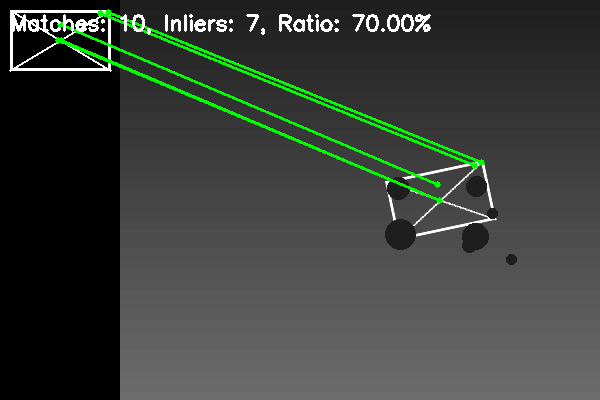
#> input picture examples/matches_inliers_only.png, 600 x 400 px
$ python -i gradients.py   (imports and definitions only)   (older library calls are emulated)
#> lines starting #> are read from the running program, lines starting #| are printed output that depends on the picture
#> further down, picture is the input picture: shape (400, 600, 3); mean B, G, R 58.3, 63.2, 58.3
import cv2
import numpy as np

def gradient_mag_dir(img, ksize=3, use_scharr=False):
    """Compute gradient magnitude and direction (radians, -pi..pi)."""
#> called with ksize = 3, use_scharr = False
    if img.ndim == 3:
        img = cv2.cvtColor(img, cv2.COLOR_BGR2GRAY)
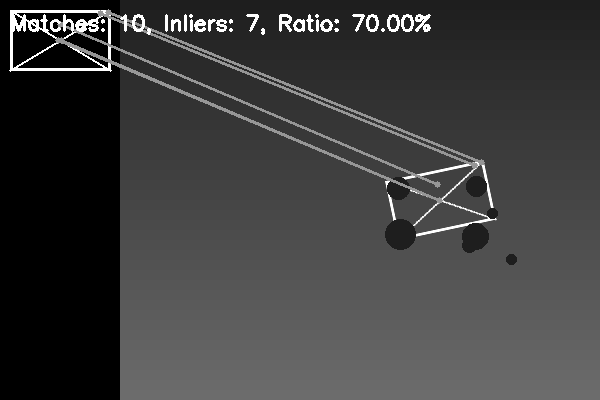
#> img: shape (400, 600); min 0, max 255, mean 61.2
    img = img.astype(np.float32)
    if use_scharr:
        gx = cv2.Scharr(img, cv2.CV_32F, 1, 0)
        gy = cv2.Scharr(img, cv2.CV_32F, 0, 1)
    else:
        gx = cv2.Sobel(img, cv2.CV_32F, 1, 0, ksize=ksize)
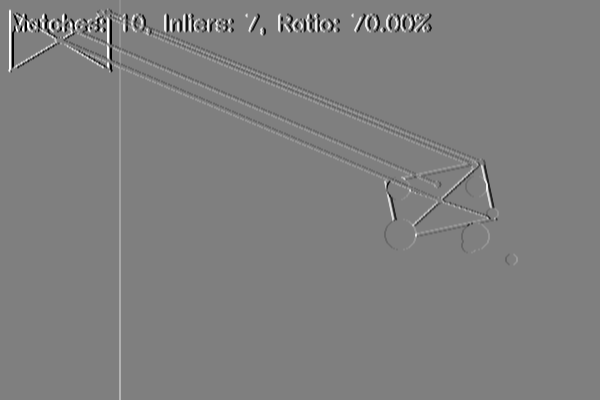
#> gx: shape (400, 600) float32; min -1020, max 1020, mean 0.9; drawn with min black and max white
        gy = cv2.Sobel(img, cv2.CV_32F, 0, 1, ksize=ksize)
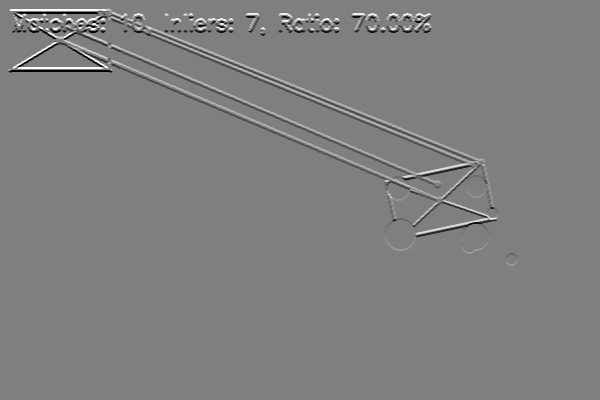
#> gy: shape (400, 600) float32; min -1020, max 1020, mean 1.2; drawn with min black and max white
    mag = cv2.magnitude(gx, gy)
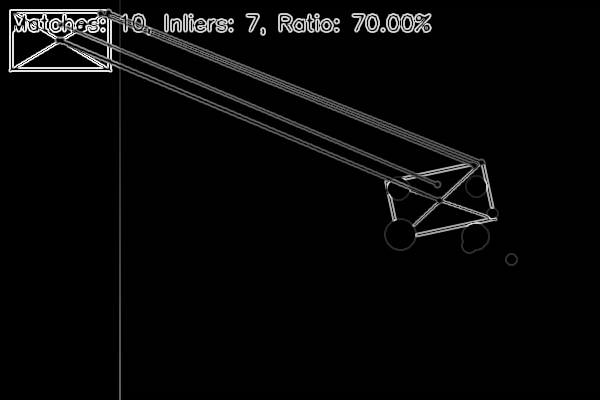
#> mag: shape (400, 600) float32; min 0, max 1140.4, mean 36.4; drawn with min black and max white
    ang = cv2.phase(gx, gy, angleInDegrees=False)
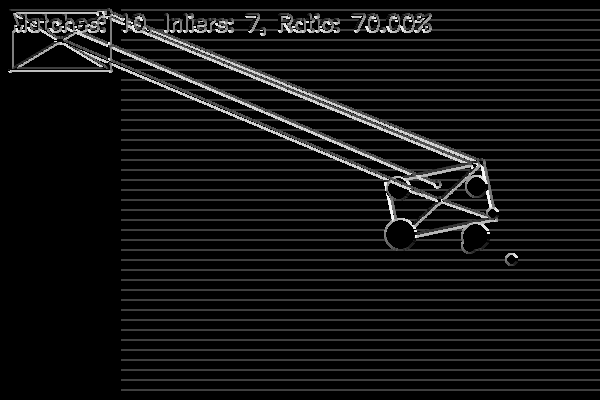
#> ang: shape (400, 600) float32; min 0, max 6.26, mean 0.445; drawn with min black and max white
    ang = ang - np.pi  # map to (-pi, pi]
    return mag, ang

>>> import cv2
>>> picture = cv2.imread('../examples/matches_inliers_only.png')
>>> result = gradient_mag_dir(picture)
